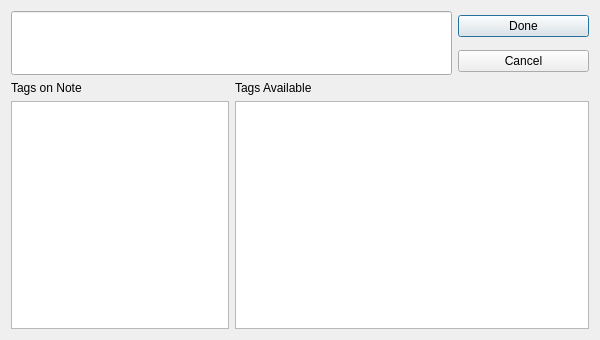
<?xml version="1.0" encoding="UTF-8"?>
<ui version="4.0">
 <class>NoteTagDialog</class>
 <widget class="QDialog" name="NoteTagDialog">
  <property name="geometry">
   <rect>
    <x>0</x>
    <y>0</y>
    <width>600</width>
    <height>340</height>
   </rect>
  </property>
  <property name="windowTitle">
   <string>Note Tags</string>
  </property>
  <layout class="QGridLayout" name="gridLayout" rowstretch="0,0,0,0,0" columnstretch="0,0,0">
   <item row="0" column="0" rowspan="2" colspan="2">
    <widget class="QLineEdit" name="noteName">
     <property name="sizePolicy">
      <sizepolicy hsizetype="Expanding" vsizetype="Fixed">
       <horstretch>5</horstretch>
       <verstretch>0</verstretch>
      </sizepolicy>
     </property>
     <property name="minimumSize">
      <size>
       <width>0</width>
       <height>64</height>
      </size>
     </property>
    </widget>
   </item>
   <item row="4" column="0">
    <widget class="QListWidget" name="noteTags">
     <property name="sizePolicy">
      <sizepolicy hsizetype="Expanding" vsizetype="Expanding">
       <horstretch>3</horstretch>
       <verstretch>0</verstretch>
      </sizepolicy>
     </property>
    </widget>
   </item>
   <item row="4" column="1" colspan="2">
    <widget class="QListWidget" name="availableTags">
     <property name="sizePolicy">
      <sizepolicy hsizetype="Expanding" vsizetype="Expanding">
       <horstretch>3</horstretch>
       <verstretch>0</verstretch>
      </sizepolicy>
     </property>
    </widget>
   </item>
   <item row="0" column="2">
    <widget class="QPushButton" name="doneButton">
     <property name="sizePolicy">
      <sizepolicy hsizetype="Minimum" vsizetype="Fixed">
       <horstretch>1</horstretch>
       <verstretch>0</verstretch>
      </sizepolicy>
     </property>
     <property name="text">
      <string>Done</string>
     </property>
    </widget>
   </item>
   <item row="1" column="2">
    <widget class="QPushButton" name="cancelButton">
     <property name="text">
      <string>Cancel</string>
     </property>
    </widget>
   </item>
   <item row="2" column="0">
    <widget class="QLabel" name="hasTags">
     <property name="text">
      <string>Tags on Note</string>
     </property>
    </widget>
   </item>
   <item row="2" column="1">
    <widget class="QLabel" name="availTags">
     <property name="text">
      <string>Tags Available</string>
     </property>
    </widget>
   </item>
  </layout>
 </widget>
 <resources/>
 <connections/>
</ui>
